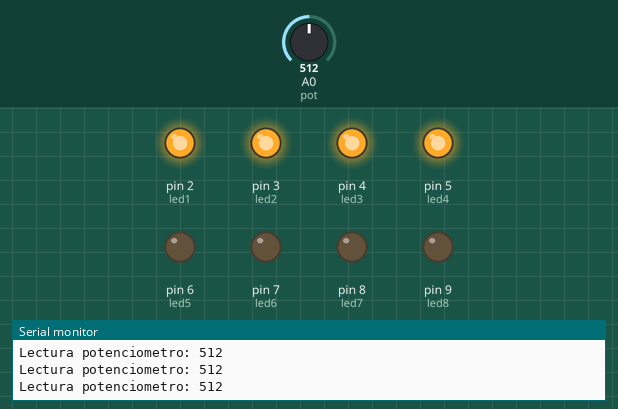
Recording of a sketch running on a simulated Arduino Uno, built with avr-gcc and run on an emulated ATmega328P. Shown: output pins drawn as LEDs (lit = HIGH), the last lines printed to the serial monitor. Inputs (shaded band) come from the test bench; at power-on: A0 (pot) = 512.

Above: at 1.2 s.
1.3 s: A0 (pot) set to 393
4.3 s: A0 (pot) set to 376
At 5.2 s:
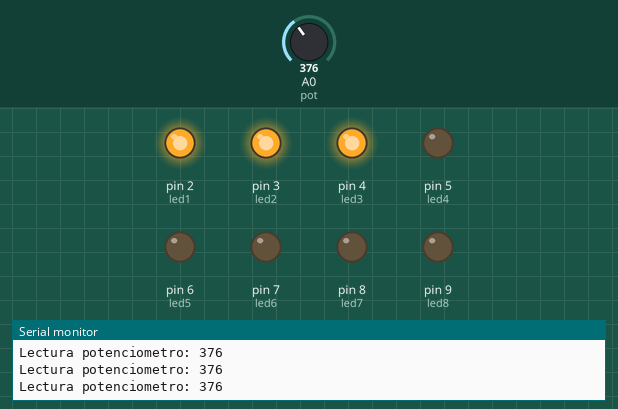
5.8 s: A0 (pot) set to 987
At 6.8 s:
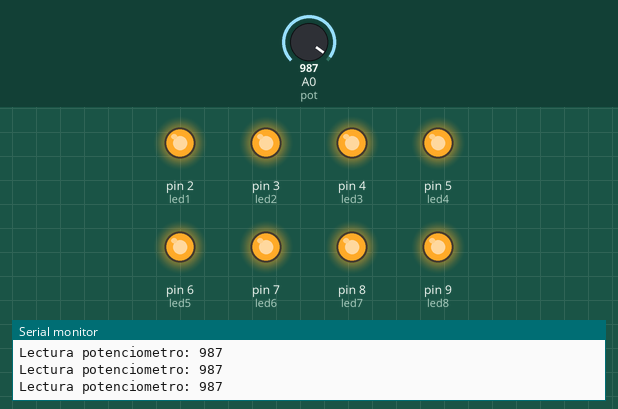
7.3 s: A0 (pot) set to 1011
10.3 s: A0 (pot) set to 886
At 11.5 s:
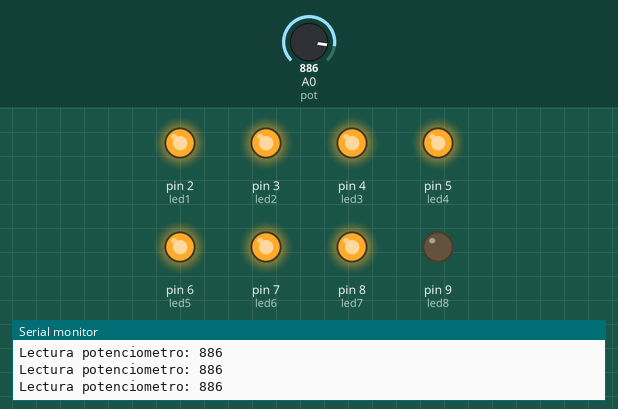
11.8 s: A0 (pot) set to 107
At 12.1 s:
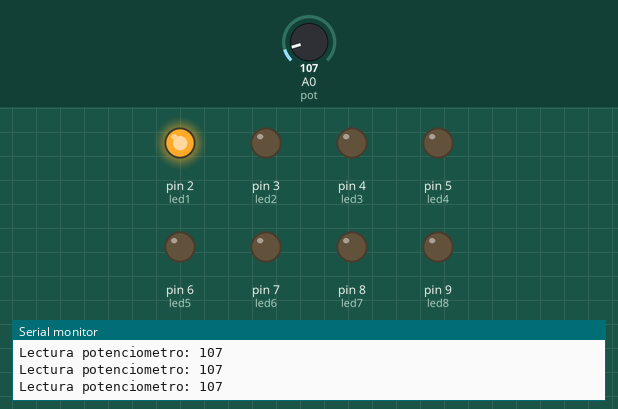
13.3 s: A0 (pot) set to 90
Timing chart, 0 to 15.8 s (numbered marks = the images above; inputs shaded):
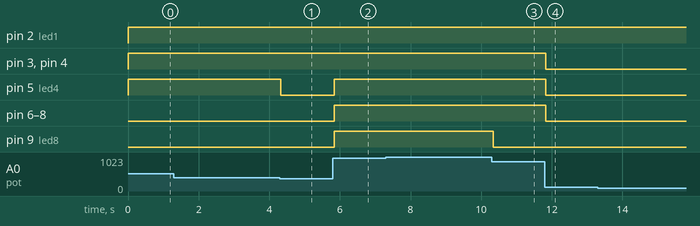

The sketch:

8Leds1.ino
```cpp
/********************************************************
Practica 07:Lectura analogica de un sensonr (potenciometro)
  Mostrar la lectura en el monitor serial
********************************************************/
int pot=0;
int lectura=0;
int led1=2;
int led2=3;
int led3=4;
int led4=5;
int led5=6;
int led6=7;
int led7=8;
int led8=9;

void setup(){
  //Inicializacion del puerto serial
  Serial.begin(9600);
  pinMode(led1, OUTPUT);
  pinMode(led2, OUTPUT);
  pinMode(led3, OUTPUT);
  pinMode(led4, OUTPUT);
  pinMode(led5, OUTPUT);
  pinMode(led6, OUTPUT);
  pinMode(led7, OUTPUT);
  pinMode(led8, OUTPUT);
}

void loop(){
  //Lectura del potenciometro
  lectura=analogRead(pot);

  //escribir al puerto serial
  Serial.print("Lectura potenciometro: ");
  Serial.println(lectura);
  if(lectura<=10){//0
    digitalWrite(led1,LOW);
    digitalWrite(led2,LOW);
    digitalWrite(led3,LOW);
    digitalWrite(led4,LOW);
    digitalWrite(led5,LOW);
    digitalWrite(led6,LOW);
    digitalWrite(led7,LOW);
    digitalWrite(led8,LOW);
  }else if(lectura<=127){//0
    digitalWrite(led1,HIGH);
    digitalWrite(led2,LOW);
    digitalWrite(led3,LOW);
    digitalWrite(led4,LOW);
    digitalWrite(led5,LOW);
    digitalWrite(led6,LOW);
    digitalWrite(led7,LOW);
    digitalWrite(led8,LOW);
  }else if(lectura<=256){//1
    digitalWrite(led1,HIGH);
    digitalWrite(led2,HIGH);
    digitalWrite(led3,LOW);
    digitalWrite(led4,LOW);
    digitalWrite(led5,LOW);
    digitalWrite(led6,LOW);
    digitalWrite(led7,LOW);
    digitalWrite(led8,LOW);
  }else if(lectura<=384){//2
    digitalWrite(led1,HIGH);
    digitalWrite(led2,HIGH);
    digitalWrite(led3,HIGH);
    digitalWrite(led4,LOW);
    digitalWrite(led5,LOW);
    digitalWrite(led6,LOW);
    digitalWrite(led7,LOW);
    digitalWrite(led8,LOW);
  }else if(lectura<=512){//3
    digitalWrite(led1,HIGH);
    digitalWrite(led2,HIGH);
    digitalWrite(led3,HIGH);
    digitalWrite(led4,HIGH);
    digitalWrite(led5,LOW);
    digitalWrite(led6,LOW);
    digitalWrite(led7,LOW);
    digitalWrite(led8,LOW);
  }else if(lectura<=640){//4
    digitalWrite(led1,HIGH);
    digitalWrite(led2,HIGH);
    digitalWrite(led3,HIGH);
    digitalWrite(led4,HIGH);
    digitalWrite(led5,HIGH);
    digitalWrite(led6,LOW);
    digitalWrite(led7,LOW);
    digitalWrite(led8,LOW);
  }else if(lectura<=768){//5
    digitalWrite(led1,HIGH);
    digitalWrite(led2,HIGH);
    digitalWrite(led3,HIGH);
    digitalWrite(led4,HIGH);
    digitalWrite(led5,HIGH);
    digitalWrite(led6,HIGH);
    digitalWrite(led7,LOW);
    digitalWrite(led8,LOW);
  }else if(lectura<=896){//6
    digitalWrite(led1,HIGH);
    digitalWrite(led2,HIGH);
    digitalWrite(led3,HIGH);
    digitalWrite(led4,HIGH);
    digitalWrite(led5,HIGH);
    digitalWrite(led6,HIGH);
    digitalWrite(led7,HIGH);
    digitalWrite(led8,LOW);
  }else if(lectura<=1024){//7
    digitalWrite(led1,HIGH);
    digitalWrite(led2,HIGH);
    digitalWrite(led3,HIGH);
    digitalWrite(led4,HIGH);
    digitalWrite(led5,HIGH);
    digitalWrite(led6,HIGH);
    digitalWrite(led7,HIGH);
    digitalWrite(led8,HIGH);
  }
}
```

Measured:
- the behaviour switches between 385 and 384 on A0 (pot) (found by bisection; images 0 and 1)
- after the input at 4.3 s, pin 5 (led4): HIGH → LOW at once
- after the input at 5.8 s, pin 5 (led4), pin 6 (led5), pin 7 (led6), pin 8 (led7), pin 9 (led8): LOW → HIGH at once
- after the input at 10.3 s, pin 9 (led8): HIGH → LOW after 0.05 s
- after the input at 11.8 s, pin 3 (led2), pin 4 (led3), pin 5 (led4), pin 6 (led5), pin 7 (led6), pin 8 (led7): HIGH → LOW at once
